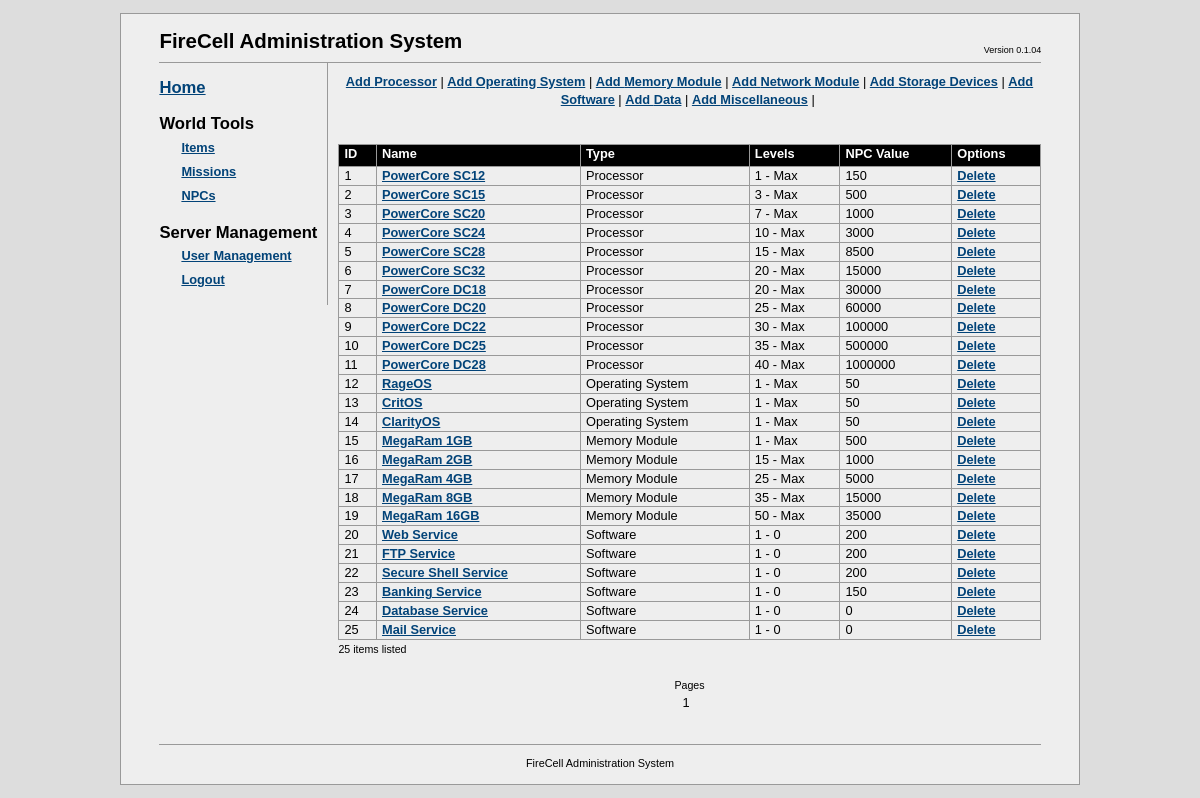
The page /fcadmin/?a=items (signed in) on the database as committed earlier.
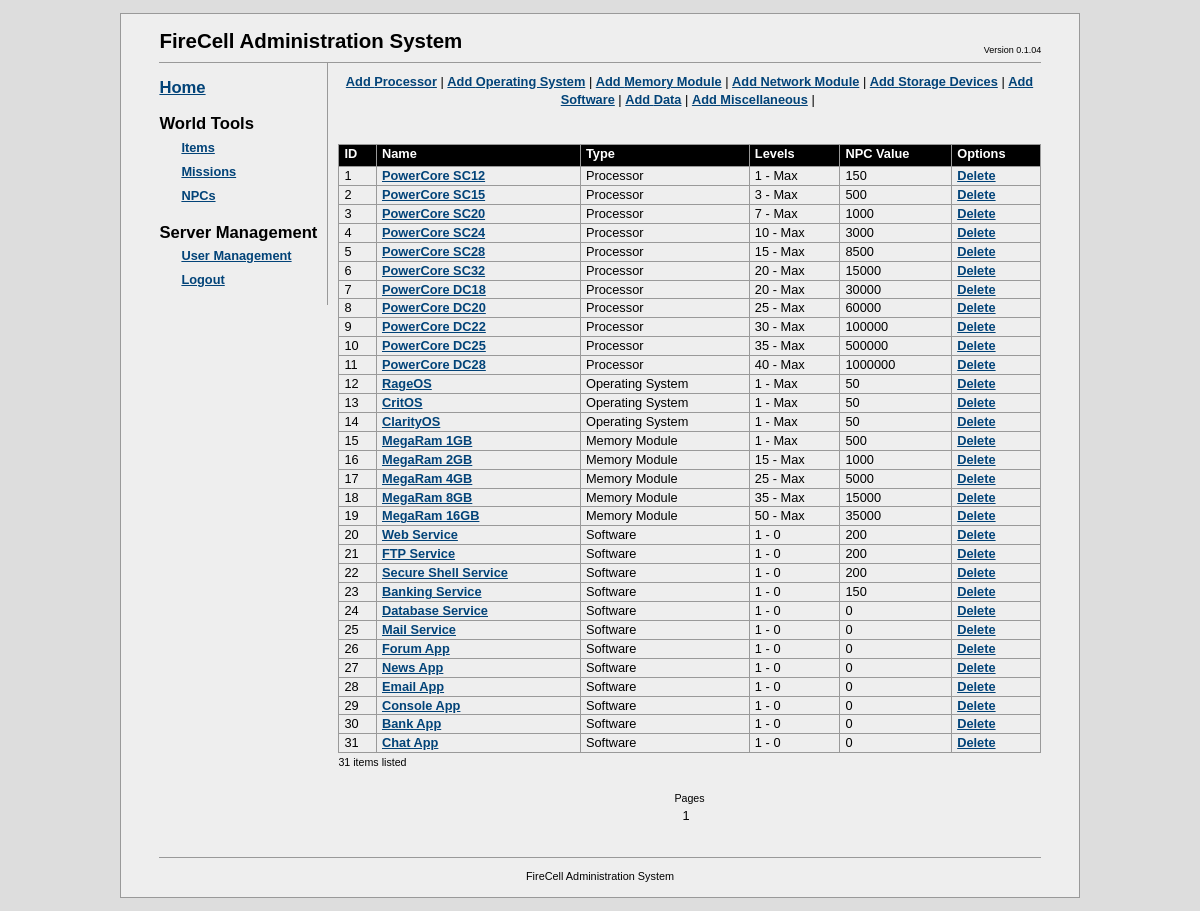
The same page on the database as committed later.
### tables this page shows
CREATE TABLE `fc_itemtypes` (
  `itemtype_id` int(10) unsigned NOT NULL AUTO_INCREMENT,
  `itemtype_name` varchar(32) NOT NULL,
  `itemtype_table` varchar(32) NOT NULL COMMENT 'sql table that stores items of this type',
  PRIMARY KEY (`itemtype_id`)
);

CREATE TABLE `fc_items` (
  `item_id` bigint(20) unsigned NOT NULL AUTO_INCREMENT,
  `item_name` char(64) DEFAULT NULL,
  `itemtype_id` int(10) unsigned NOT NULL COMMENT 'type of item (tb_itemtypes)',
  `object_id` bigint(20) unsigned NOT NULL COMMENT 'ID of the object in the table corresponding to the item type',
  `description` text,
  `min_level` int(10) unsigned NOT NULL COMMENT 'minimum level that this item can be created for',
  `max_level` int(10) unsigned DEFAULT NULL COMMENT 'maximum level that this item can be created for',
  `npc_value` bigint(20) unsigned NOT NULL COMMENT 'Items NPC value',
  PRIMARY KEY (`item_id`)
);

### fcadmin/config.php (called while the page is built, shortened)
<?php
$DB_SERVER = "localhost";
$DB_DATABASE = "firecell";
$DB_USER = "root";
$DB_PASSWORD = "root";
?>

### fcadmin/db/mysqldb.php (called while the page is built, shortened)
<?php
class MySQLDB
{
	private $link = NULL;
	public function Connect($server, $dbname, $user, $password)
	{
		$result = false;
		$this->link = mysql_pconnect($server, $user, $password);
		if ( $this->link != NULL )
		{
			$result = true;
		}
		return $result;
	}
	public function Execute($query)
	{
		$result = NULL;
		if ( $this->link != NULL )
		{
			$result = mysql_query($query, $this->link);
		}
		return $result;
	}
}
?>

### fcadmin/apps/itemmanager.php (the view, shortened to what this page needs)
<?php
require_once dirname(__FILE__)."/../config.php";
class ItemsManagerApp implements IFCAdminApp
{
  private $db = NULL;
  private $itemAction = NULL;
  private $itemTypes = NULL;
  private $itemData = NULL;
  private $itemsPerPage = 50;
  private $currentPage = 0;
  private $numPagesAvailable = 0;
  public function __construct($itemsPerPage = 50)
  {
    $this->itemsPerPage = $itemsPerPage;
  }
  public function init($db)
  {
    $this->db = $db;
    $this->itemAction = $_GET["i"];
    $this->LoadItemTypes();
    switch ( $this->itemAction )
    {
      case  NULL:
          $this->itemFilter = $_GET["f"];
          $this->currentPage = $_GET["page"];
          if ( $this->currentPage == NULL )
            $this->currentPage = 0;
          $this->numItems = $this->GetNumItems();
          $this->numPagesAvailable = ceil($this->numItems / $this->itemsPerPage);
          $this->itemData = $this->LoadItems();
        break;
    }
    return true;
  }
  public function render()
  {
    switch ( $this->itemAction )
    {
      case  NULL:
        $startIndex = $this->currentPage * $this->itemsPerPage;
        $this->render_options();
        $this->render_list($startIndex);
        $this->render_pages();
        break;
    }
  }
  private function render_options()
  {
    echo "<center>";
    foreach ($this->itemTypes as $id => $type)
    {
      echo "<a href=\"?a=items&i=-1&t=$id\">Add ".$type->name."</a> |&nbsp;";
    }
    echo "</center><br/><br/>";
  }
  private function render_list($startIndex = 0)
  {
echo <<<LIST
    <table class="tableUsers" cellspacing="0">
      <tr>
        <th>ID</th>
        <th>Name</th>
        <th>Type</th>
        <!--
        <th width="200">Description</th>
        -->
        <th>Levels</th>
        <th>NPC Value</th>
        <th>Options </th>
      </tr>
LIST;
    for ( $i = $startIndex; $i < count($this->itemData); $i++ )
    {
      $item = $this->itemData[$i];
      $type = $this->itemTypes[$item->type_id];
      echo "<tr>";
      echo "<td>".$item->id."</td>";
      echo "<td><a href=\"?a=items&i=".$item->id."&t=".$item->type_id."\">".$item->name."</a></td>";
      echo "<td>".$type->name."</td>";
      echo "<td>".$item->min_level." - ".$item->max_level."</td>";
      echo "<td>".$item->npc_value."</td>";
      echo "<td><a href=\"actions/delitem.php?iid=".$item->id."\">Delete</a>";
      echo "</tr>";
    }
echo <<<LIST
    </table>
LIST;
    echo "<small>".($i-$startIndex)." items listed</small><br/><br/>";
  }
  private function render_pages()
  {
    echo "<center><small>Pages</small><br/>";
    for ( $i = 0; $i < $this->numPagesAvailable; $i++ )
    {
      echo ($i+1);
    }
    echo "</center>";
  }
  private function LoadItemTypes()
  {
    $this->itemTypes = Array();
    $query = "SELECT * FROM fc_itemtypes";
    $result = $this->db->Execute( $query );
    if ( $result != NULL )
    {
      while ( $line = mysql_fetch_array($result, MYSQL_ASSOC) )
      {
        $type = new ItemType();
        $type->id = $line["itemtype_id"];
        $type->name = $line["itemtype_name"];
        $type->dbTable = $line["itemtype_table"];
        $this->itemTypes[ $type->id ] = $type;
      }
    }
    return count($this->itemTypes);
  }
  private function GetNumItems()
  {
    $count = 0;
    $query = "SELECT count(*) as c from fc_items";
    $result = $this->db->Execute( $query );
    if ( $result != NULL )
    {
      if ( $line = mysql_fetch_array($result, MYSQL_ASSOC) )
      {
        $count = $line["c"];
      }
    }
    return $count;
  }
  private function LoadItems()
  {
    $query = "select        items.item_id, items.item_name, types.itemtype_id, items.object_id, ".
             "              items.description, items.min_level, items.max_level, items.npc_value ".
             "from          fc_items items ".
             "inner join    fc_itemtypes types ".
             "on            types.itemtype_id = items.itemtype_id ";
    $itemData = Array();
    $result = $this->db->Execute( $query );
    if ( $result != NULL )
    {
      while ( $line = mysql_fetch_array($result, MYSQL_ASSOC) )
      {
        $item = $this->CreateItemFromRecord($line);
        array_push( $itemData, $item);
      }
    }
    return $itemData;
  }
  private function CreateItemFromRecord($record)
  {
    $item = new Item();
    $item->id = $record["item_id"];
    $item->name = $record["item_name"];
    $item->type_id = $record["itemtype_id"];
    $item->object_id = $record["object_id"];
    $item->description = $record["description"];
    $item->min_level = $record["min_level"];
    $item->max_level = ($record["max_level"] == NULL ? "Max" : $record["max_level"]);
    $item->npc_value = $record["npc_value"];
    return $item;
  }
}
?>

### fcadmin/index.php (shortened to what this page needs)
<?php
  require_once dirname(__FILE__)."/config.php";
  require_once dirname(__FILE__)."/db/mysqldb.php";
  require_once dirname(__FILE__)."/apps/itemmanager.php";
  $db = new MySQLDB();
  $app = NULL;
echo <<<HTML
<!DOCTYPE html PUBLIC "-//W3C//DTD XHTML 1.1//EN"
	"http://www.w3.org/TR/xhtml11/DTD/xhtml11.dtd">
<html lang="en" xml:lang="en">
<head>
	<title>FireCell Administration</title>
	<meta http-equiv="Content-Type" content="txt/html; charset=utf-8" />
	<link rel="stylesheet" type="text/css" href="css/fcadmin.css" />
</head>
<body>
<div id="bodyContainer">
	<div id="head">
    FireCell Administration System
  	<ul class="utility">
  		<li>Version 0.1.04
  	</ul>
	</div>
  <div id="content">
HTML;
  $accountType= $_SESSION["acctype"];
  if ( $accountType < 2 || $accountType == NULL )
  {
echo <<<HTML
      <center>
      <br/>Login required:
      <form name="login" action="actions/login.php" method="post">
        <table id="logintable">
          <tr>
            <td align="right">Username:</td>
            <td><input class="fcedit" name="name" value="" type="text" /></td>
          </tr>
          <tr>
            <td align="right">Password:</td>
            <td><input class="fcedit" name="password" value="" type="password" /></td>
          </tr>
          <tr>
            <td></td>
            <td><input class="fcbutton" name="Login" value="Login" type="submit" /></td>
          </tr>
        </table>
      </form>
      </center>
HTML;
  }
  else
  {
echo <<<HTML
    <div id="sidepanel">
      <h2><a href="index.php">Home</a></h2>
      <h2>World Tools</h2>
      <ul class="tools">
        <li><a href="?a=items">Items</a></li>
        <li><a href="?a=missions">Missions</a></li>
        <li><a href="?a=npc">NPCs</a></li>
      </ul>
    	<h2>Server Management</h2>
      <ul class="tools">
        <li><a href="?a=users">User Management</a></li>
        <li><a href="actions/logout.php">Logout</a></li>
      </ul>
    </div>
    <div id="apppanel">
HTML;
       $appname = $_GET["a"];
       switch ( $appname )
       {
       case "items":
			  $app = new ItemsManagerApp();
        break;
       }
       if ( strlen($appname) > 0 )
       {
         if ( $app instanceof IFCAdminApp )
         {
           if ( $app->init($db) == true )
           {
             $app->render();
           }
           else
           {
             echo "Failed to initialise the requested application!";
           }
         }
         else
         {
           echo "Requested app class does not implement IFCAdminApp interface!";
         }
       }
       else
       {
         echo "No app found for this request!";
       }
    echo "</div> ";
  }
echo <<<HTML
    <div id="foot">
      FireCell Administration System
    </div>
  </div>
</div>
</body>
</html>
HTML;
?>

### fcadmin/css/fcadmin.css (style rules this page uses)
* { margin: 0; padding: 0; }
html { background: #ddd; }
#bodyContainer { margin: 1em 10%; padding: 1em 3em; font: 80%/1.4 tahoma, arial, helvetica, lucida sans, sans-serif; border: 1px solid #999; background: #eee; position: relative; }
#head { padding-bottom: 0em; border-bottom: 1px solid #999; font-size: 1.6em; font-weight: bold; height: 35px; clear: right; }
#content { width:auto; }
#sidepanel { width: auto; padding-right: 10px; padding-bottom: 1em; float: left; border-right: 1px solid #999; }
#apppanel { width: auto; overflow: hidden; padding-top: 10px; padding-left: 10px; padding-bottom: 1em; }
#foot { text-align: center; margin-top: 1.8em; border-top: 1px solid #999; padding-top: 1em; font-size: 0.85em; clear: left; }
.utility { position: absolute; right: 4em; top: 30px; font-weight: normal; font-size: 9px; }
.utility li { display: inline; }
h2 { margin: 0.8em 0 0 0; font-size: 1.3em; font-weight: bold; }
ul { list-style: none; margin: 0; padding: 0; }
#head ul li, dl ul li, #foot li { list-style: none; display: inline; margin: 0; padding: 0 0.2em; }
ul.aliases, ul.projects, ul.tools { list-style: none; line-height: 24px; }
ul.aliases a, ul.projects a, ul.tools a { padding-left: 22px; }
a { color: #024378; font-weight: bold; text-decoration: underline; }
.tableUsers { width: 100%; border-right: solid 1px #999; }
.tableUsers th { background-color: black; color: white; border-bottom: solid 1px #999; border-top: solid 1px #999; border-left: solid 1px #999; padding-bottom: 3px; padding-left: 5px; padding-right: 5px; text-align: left; }
.tableUsers td { padding-left: 5px; padding-right: 5px; text-align: left; border-left: solid 1px #999; border-bottom: solid 1px #999; }

Rows that differ between the two databases and show on the page:
added fc_items: item_id "26", item_name "Forum App", itemtype.itemtype_name "Software", min_level "1", max_level "0", npc_value "0"
added fc_items: item_id "27", item_name "News App", itemtype.itemtype_name "Software", min_level "1", max_level "0", npc_value "0"
added fc_items: item_id "28", item_name "Email App", itemtype.itemtype_name "Software", min_level "1", max_level "0", npc_value "0"
added fc_items: item_id "29", item_name "Console App", itemtype.itemtype_name "Software", min_level "1", max_level "0", npc_value "0"
added fc_items: item_id "30", item_name "Bank App", itemtype.itemtype_name "Software", min_level "1", max_level "0", npc_value "0"
added fc_items: item_id "31", item_name "Chat App", itemtype.itemtype_name "Software", min_level "1", max_level "0", npc_value "0"
Other text that changed with them:
$i-$startIndex: "25" → "31"
